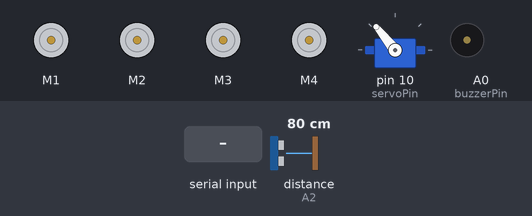
A sketch run on a simulated Arduino Uno, built with avr-gcc and run on an emulated ATmega328P. On the bench: 4 × DC motor (green arrow = forward, orange = backward, longer = faster), servo, buzzer (waves = sounding). Wiring (inferred from the names in the program): ultrasonic range finder: trigger A1; echo A2. Inputs (shaded band) come from the test bench; at power-on: distance to the obstacle (sensor on A2) 80 cm. The echo pulse lasts 58.3 µs per cm; what the sketch prints to the serial monitor is not drawn.

Above: at 1.2 s.
1.3 s: "UL" received over the second serial link
At 2.1 s:
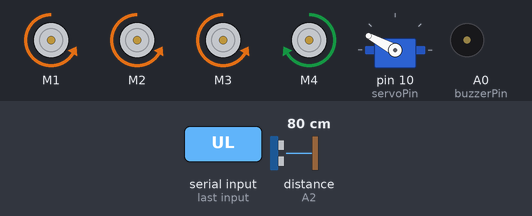
4.3 s: distance to the obstacle (sensor on A2) set to 17 cm
7.3 s: distance to the obstacle (sensor on A2) set to 14 cm
At 8.5 s:
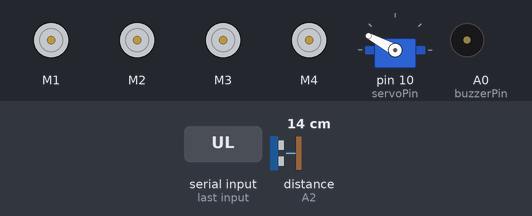
10.3 s: "Y" received over the second serial link
At 11.1 s:
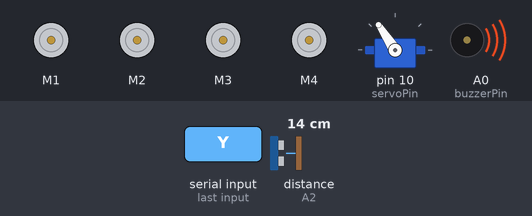
13.3 s: "Z" received over the second serial link
At 17.0 s:
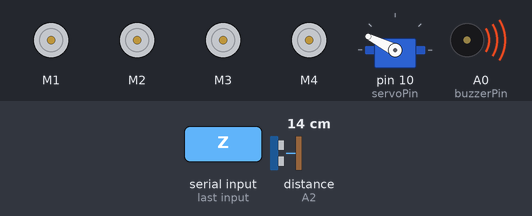
Timing chart, 0 to 17.3 s (numbered marks = the images above; inputs shaded):
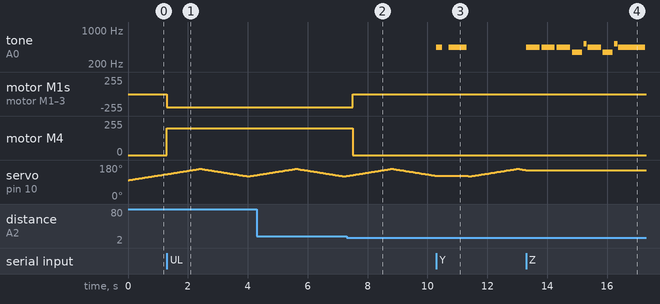

Measured:
- the behaviour switches between 16 and 15 cm on distance to the obstacle (sensor on A2) (found by bisection; images 1 and 2)
- after the input at 1.3 s, motor M1–3: stopped → backward 200/255 at once; motor M4: stopped → forward 200/255 at once
- after the input at 7.3 s, motor M1–3: backward 200/255 → stopped after 0.20 s; motor M4: forward 200/255 → stopped after 0.20 s
- after the input at 10.3 s, tone on A0 (buzzerPin): silent → 440 Hz at once, → silent 0.20 s later, → 440 Hz 0.21 s later, → silent 0.60 s later
- after the input at 13.3 s, tone on A0 (buzzerPin): plays 440 Hz for 0.45 s, 440 Hz for 0.45 s, 440 Hz for 0.45 s, 349 Hz for 0.34 s, 523 Hz for 0.11 s, 440 Hz for 0.45 s … (9 notes in this stretch), starting at once; servo on pin 10 (servoPin): stops changing and stays 153°

The sketch:

star_wars_droid.ino
```cpp
/***
Code Written: Akanksha
Imperal March Song Credits: Robson Couto, 2019
**/

#include <AFMotor.h>
#include <Servo.h>
#include <SoftwareSerial.h>

// Define motors
AF_DCMotor motor1(1); // Front-left
AF_DCMotor motor2(2); // Front-right
AF_DCMotor motor3(3); // Back-left
AF_DCMotor motor4(4); // Back-right

// Bluetooth and Servo setup
SoftwareSerial BTSerial(2, 9); // RX, TX
Servo myServo;
const int servoPin = 10; // Servo pin

int servoPos = 100;        // Starting position of the servo
bool sweepDirection = true; // Direction of servo movement
unsigned long lastServoUpdate = 0;
const int servoInterval = 40; // Update servo every 40 ms

// Ultrasonic Sensor Pins
const int trigPin = A1;
const int echoPin = A2;
unsigned long lastDistanceCheck = 0;
const int distanceInterval = 100; // Check every 100 ms
const int detectionRange = 15; // Detection range in cm

// Smoothing Variables for Object Detection
int detectionCount = 0;
const int detectionThreshold = 3; // Number of consecutive detections needed

// Motor state variables
bool isMotorMoving = false;
char lastMotorCommand = 'S'; // 'S' for stopped

// Buzzer setup
const int buzzerPin = A0; // Buzzer pin

// Melody constants
#define NOTE_A4  440
#define NOTE_C5  523
#define NOTE_E5  659
#define NOTE_F4  349
#define NOTE_F5  698

// Song arrays and variables
int melody[] = {
  NOTE_A4,4, NOTE_A4,4, NOTE_A4,4, NOTE_F4,-8, NOTE_C5,16,
  NOTE_A4,4, NOTE_F4,-8, NOTE_C5,16, NOTE_A4,2,
  NOTE_E5,4, NOTE_E5,4, NOTE_E5,4, NOTE_F5,-8, NOTE_C5,16,
  NOTE_A4,4, NOTE_F4,-8, NOTE_C5,16, NOTE_A4,2,
};
int tempo = 120;
int notes = sizeof(melody) / sizeof(melody[0]) / 2;
int wholenote = (60000 * 4) / tempo;
int divider = 0, noteDuration = 0;

void setup() {
  Serial.begin(38400);
  BTSerial.begin(38400);

  // Initialize motors
  motor1.setSpeed(200);
  motor2.setSpeed(200);
  motor3.setSpeed(200);
  motor4.setSpeed(200);

  // Initialize pins
  pinMode(trigPin, OUTPUT);
  pinMode(echoPin, INPUT);

  // Initialize servo
  myServo.attach(servoPin);
  myServo.write(servoPos);

  Serial.println("Omniwheel Robot Ready for Commands and Object Detection");
}

void loop() {
  unsigned long currentMillis = millis();

  // Servo sweeping logic
  if (currentMillis - lastServoUpdate >= servoInterval) {
    sweepServo();
    lastServoUpdate = currentMillis;
  }

  // Handle Bluetooth commands
  if (BTSerial.available()) {
    char command = toupper(BTSerial.read());
    // Serial.print("Command received: ");
    // Serial.println(command);

    executeCommand(command); // Execute the motor command
  }

  // Object detection logic with smoothing
  if (currentMillis - lastDistanceCheck >= distanceInterval) {
    lastDistanceCheck = currentMillis;

    if (isObjectDetected()) {
      detectionCount++;
      if (detectionCount >= detectionThreshold) {
        stopMotors(); // Stop motors if object is detected
        isMotorMoving = false; // Indicate that motors are stopped
      }
    } else {
      detectionCount = 0; // Reset count if no object is detected
      if (!isMotorMoving && lastMotorCommand != 'S') {
        // Resume the last motor command if no object is detected and last command was a movement command
        executeCommand(lastMotorCommand); // Attempt to resume last movement
        isMotorMoving = true;
      }
    }
  }
}

// Function to execute motor commands
void executeCommand(char command) {
  if (command == 'Y') {
    stopMotors();               // Stop motors before playing sound
    honkBuzzer();                // Play honk sound
  }
  else if (command == 'Z') {
    stopMotors();               // Stop motors before playing sound
    playImperialMarch();         // Play Imperial March
  }
  else {
    switch (command) {
      case 'F':
        moveForward();
        isMotorMoving = true;
        lastMotorCommand = command;  // Store last movement command
        break;
      case 'B':
        moveBackward();
        isMotorMoving = true;
        lastMotorCommand = command;  // Store last movement command
        break;
      case 'L':
        moveLeft();
        isMotorMoving = true;
        lastMotorCommand = command;  // Store last movement command
        break;
      case 'R':
        moveRight();
        isMotorMoving = true;
        lastMotorCommand = command;  // Store last movement command
        break;
      case 'U':
        moveDiagonal("UL");
        isMotorMoving = true;
        lastMotorCommand = command;  // Store last movement command
        break;
      case 'V':
        moveDiagonal("UR");
        isMotorMoving = true;
        lastMotorCommand = command;  // Store last movement command
        break;
      case 'W':
        moveDiagonal("LL");
        isMotorMoving = true;
        lastMotorCommand = command;  // Store last movement command
        break;
      case 'X':
        moveDiagonal("LR");
        isMotorMoving = true;
        lastMotorCommand = command;  // Store last movement command
        break;
      case 'S':
        stopMotors();
        isMotorMoving = false;
        lastMotorCommand = 'S';  // Indicate that bot is stopped
        break;
      default:
        Serial.println("Invalid Command");
        stopMotors();
        isMotorMoving = false;
        lastMotorCommand = 'S';  // Indicate stop for invalid command
        break;
    }
  }
}


// Function to check if an object is within the detection range
bool isObjectDetected() {
  long duration;
  int distance;

  // Trigger ultrasonic sensor
  digitalWrite(trigPin, LOW);
  delayMicroseconds(2);
  digitalWrite(trigPin, HIGH);
  delayMicroseconds(10);
  digitalWrite(trigPin, LOW);

  // Read echo
  duration = pulseIn(echoPin, HIGH, 20000); // Timeout after 20 ms
  distance = duration * 0.034 / 2; // Convert to cm

  // Debugging
  //Serial.print("Distance: ");
  //Serial.print(distance);
  //Serial.println(" cm");

  return (distance > 0 && distance < detectionRange);
}

// Movement functions
void moveForward() {
  //Serial.println("Moving Forward");
  motor1.run(BACKWARD);
  motor2.run(FORWARD);
  motor3.run(BACKWARD);
  motor4.run(BACKWARD);
}

void moveBackward() {
  // Serial.println("Moving Backward");
  motor1.run(FORWARD);
  motor2.run(BACKWARD);
  motor3.run(FORWARD);
  motor4.run(FORWARD);
}

void moveLeft() {
  // Serial.println("Moving Left");
  motor1.run(BACKWARD);
  motor2.run(BACKWARD);
  motor3.run(BACKWARD);
  motor4.run(FORWARD);
}

void moveRight() {
  // Serial.println("Moving Right");
  motor1.run(FORWARD);
  motor2.run(FORWARD);
  motor3.run(FORWARD);
  motor4.run(BACKWARD);
}

void moveDiagonal(String direction) {
  if (direction == "UL") {
    // Serial.println("Moving Upper Left");
    motor1.run(BACKWARD);
    motor2.run(RELEASE);
    motor3.run(BACKWARD);
    motor4.run(RELEASE);
  } else if (direction == "UR") {
    // Serial.println("Moving Upper Right");
    motor1.run(RELEASE);
    motor2.run(FORWARD);
    motor3.run(RELEASE);
    motor4.run(BACKWARD);
  } else if (direction == "LL") {
    // Serial.println("Moving Lower Left");
    motor1.run(RELEASE);
    motor2.run(BACKWARD);
    motor3.run(RELEASE);
    motor4.run(FORWARD);
  } else if (direction == "LR") {
    // Serial.println("Moving Lower Right");
    motor1.run(FORWARD);
    motor2.run(RELEASE);
    motor3.run(FORWARD);
    motor4.run(RELEASE);
  }
}

void stopMotors() {
  // Serial.println("Stopping Motors");
  motor1.run(RELEASE);
  motor2.run(RELEASE);
  motor3.run(RELEASE);
  motor4.run(RELEASE);
  isMotorMoving = false;
}

// Function for "beep-beep" honk sound
void honkBuzzer() {
  // Serial.println("Honking Buzzer");
  tone(buzzerPin, NOTE_A4); // Short beep
  delay(200);
  noTone(buzzerPin);
  delay(10); // Brief delay to stabilize Timer 2
  delay(200);

  tone(buzzerPin, NOTE_A4); // Long beep
  delay(600);
  noTone(buzzerPin);
  delay(10); // Brief delay to stabilize Timer 2
}

// Function to play Imperial March
void playImperialMarch() {
  // Serial.println("Playing Imperial March");
  int noteDuration = 0;

  for (int thisNote = 0; thisNote < notes * 2; thisNote += 2) {
    int divider = melody[thisNote + 1];
    noteDuration = (divider > 0) ? (wholenote / divider) : (wholenote / abs(divider) * 1.5);
    tone(buzzerPin, melody[thisNote], noteDuration * 0.9);
    delay(noteDuration);
    noTone(buzzerPin);
    delay(10); // Brief delay to stabilize Timer 2
  }
}

// Servo sweeping function
void sweepServo() {
  if (sweepDirection) {
    servoPos++;
    if (servoPos >= 160) {
      sweepDirection = false;
    }
  } else {
    servoPos--;
    if (servoPos <= 120) {
      sweepDirection = true;
    }
  }
  myServo.write(servoPos);
}
```
